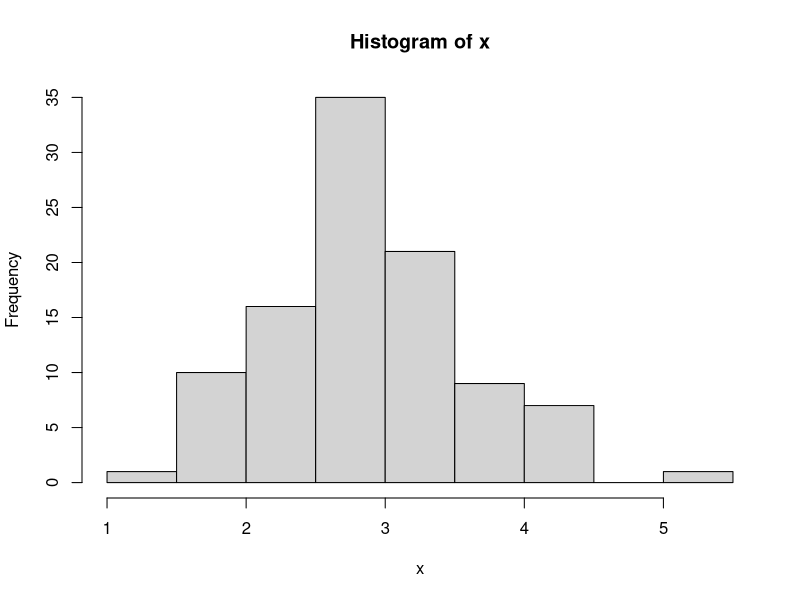
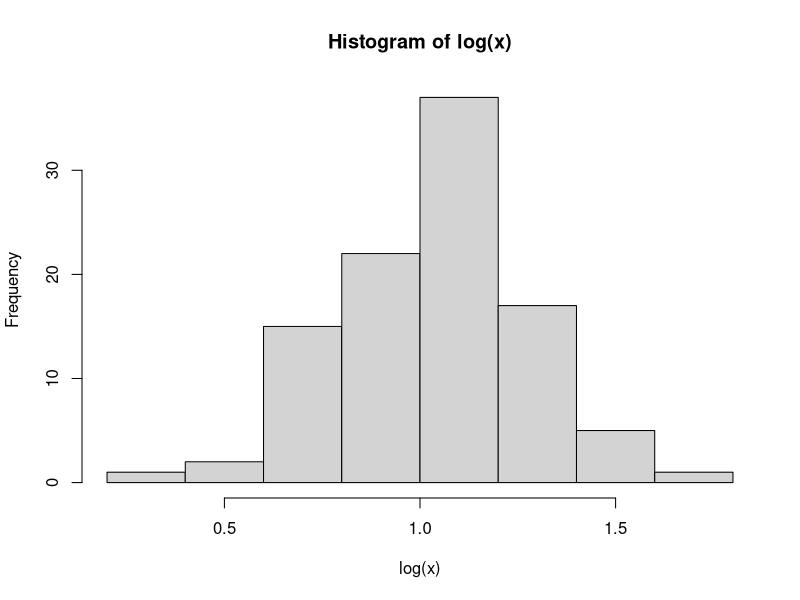

The R script that drew these images, in order:
## ---- chunk 1
x <- rlnorm(100, meanlog = 1, sdlog = 0.25)
## ---- chunk 2
hist(x)
hist(log(x))
